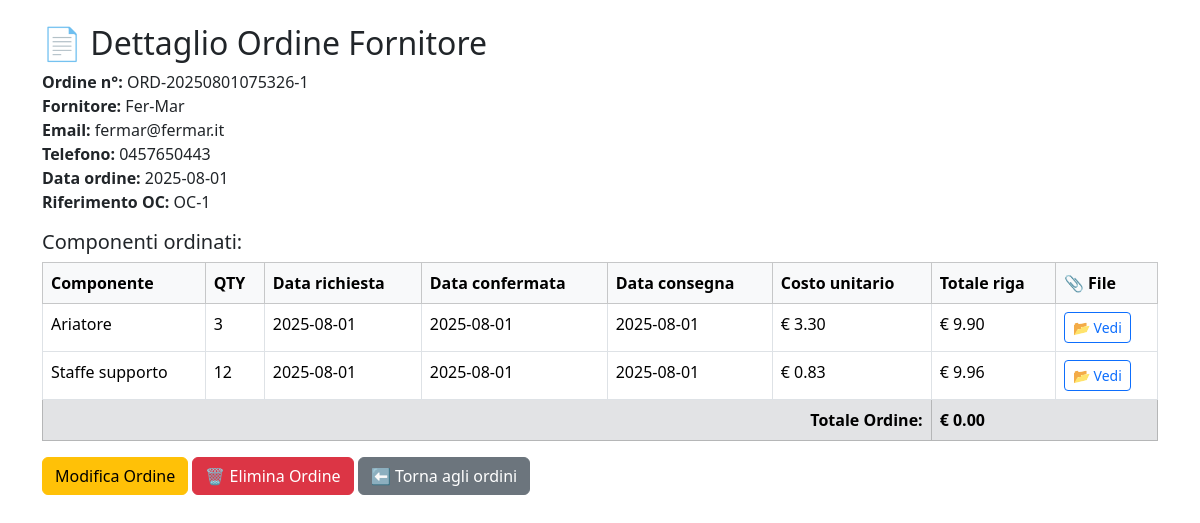
Screenshot of /ordine-fornitore/28 with the database file from the repository.
### tables this page shows
CREATE TABLE ordini_fornitore (
    id INTEGER PRIMARY KEY AUTOINCREMENT,
    numero_ordine TEXT NOT NULL,
    id_fornitore INTEGER NOT NULL,
    data_ordine TEXT NOT NULL,
    riferimento_oc TEXT,
    FOREIGN KEY (id_fornitore) REFERENCES fornitori(id)
);

CREATE TABLE fornitori (
                id INTEGER PRIMARY KEY AUTOINCREMENT,
                nome TEXT NOT NULL,
                email TEXT,
                telefono TEXT
            , indirizzo TEXT, piva TEXT, iban TEXT, lavorazioni TEXT);

CREATE TABLE righe_ordine_fornitore (
    id INTEGER PRIMARY KEY AUTOINCREMENT,
    id_ordine INTEGER NOT NULL,
    id_componente INTEGER NOT NULL,
    qty INTEGER NOT NULL,
    data_richiesta TEXT NOT NULL,
    data_confermata TEXT,
    data_consegna TEXT,
    FOREIGN KEY (id_ordine) REFERENCES ordini_fornitore(id),
    FOREIGN KEY (id_componente) REFERENCES componenti(id)
);

CREATE TABLE componenti (
                id INTEGER PRIMARY KEY AUTOINCREMENT,
                id_distinta INTEGER,
                macrozona TEXT,
                nome TEXT,
                codice TEXT,
                materiale TEXT,
                spessore TEXT,
                qty REAL,
                lavorazioni TEXT,
                costo REAL,
                tipo TEXT, file TEXT, -- Acquisto o Produzione
                FOREIGN KEY (id_distinta) REFERENCES distinte(id)
            );

### main_6.py (the view)
@app.route('/ordine-fornitore/<int:id_ordine>')
def dettaglio_ordine_fornitore(id_ordine):
    conn = sqlite3.connect(DB_NAME)
    c = conn.cursor()
    c.execute('''
        SELECT o.numero_ordine, f.nome, f.email, f.telefono, o.data_ordine, o.riferimento_oc, f.id
        FROM ordini_fornitore o
        JOIN fornitori f ON o.id_fornitore = f.id
        WHERE o.id = ?
    ''', (id_ordine,))
    ordine = c.fetchone()
    id_fornitore = ordine[6]  # serve per ottenere i prezzi corretti
    c.execute('''
        SELECT
            c.nome,
            r.qty,
            r.data_richiesta,
            r.data_confermata,
            r.data_consegna,
            c.file,
            COALESCE(pf.prezzo, 0) AS prezzo_unitario,
            COALESCE(pf.prezzo, 0) * r.qty AS costo_totale
        FROM righe_ordine_fornitore r
        JOIN componenti c ON r.id_componente = c.id
        LEFT JOIN prezzi_fornitori pf ON pf.id_componente = c.id AND pf.id_fornitore = ?
        WHERE r.id_ordine = ? AND r.qty > 0
    ''', (id_fornitore, id_ordine))
    righe = c.fetchall()
    totale_ordine = sum([r[7] for r in righe])
    conn.close()
    return render_template("dettaglio_ordine_fornitore.html",
                           ordine=ordine,
                           righe=righe,
                           id_ordine=id_ordine,
                           totale_ordine=totale_ordine)

### templates/dettaglio_ordine_fornitore.html (shortened to what this page needs)
<!DOCTYPE html>
<html lang="it">
<head>
    <link href="https://cdn.jsdelivr.net/npm/bootstrap@5.3.2/dist/css/bootstrap.min.css" rel="stylesheet">
</head>
<body>
<div class="container mt-4">
    <h2>📄 Dettaglio Ordine Fornitore</h2>
    <div class="mb-3">
        <strong>Ordine n°:</strong> {{ ordine[0] }}<br>
        <strong>Fornitore:</strong> {{ ordine[1] }}<br>
        <strong>Email:</strong> {{ ordine[2] }}<br>
        <strong>Telefono:</strong> {{ ordine[3] }}<br>
        <strong>Data ordine:</strong> {{ ordine[4] }}<br>
        <strong>Riferimento OC:</strong> {{ ordine[5] }}
    </div>
    <h5> Componenti ordinati:</h5>
    <table class="table table-bordered">
        <thead class="table-light">
            <tr>
                <th>Componente</th>
                <th>QTY</th>
                <th>Data richiesta</th>
                <th>Data confermata</th>
                <th>Data consegna</th>
                <th> Costo unitario</th>
                <th> Totale riga</th>
                <th>📎 File</th>
            </tr>
        </thead>
        <tbody>
            {% set totale_ordine = 0 %}
            {% for r in righe %}
            {% set totale_riga = (r[1] or 0) * (r[6] or 0) %}
            {% set totale_ordine = totale_ordine + totale_riga %}
            <tr>
                <td>{{ r[0] }}</td>
                <td>{{ r[1] }}</td>
                <td>{{ r[2] or '-' }}</td>
                <td>{{ r[3] or '-' }}</td>
                <td>{{ r[4] or '-' }}</td>
                <td>€ {{ "%.2f"|format(r[6] or 0) }}</td>
                <td>€ {{ "%.2f"|format(totale_riga) }}</td>
                <td>
                    {% if r[5] %}
                        <a href="{{ url_for('static', filename='uploads/' ~ r[5]) }}" target="_blank" class="btn btn-sm btn-outline-primary">📂 Vedi</a>
                    {% else %}
                        <span class="text-muted">-</span>
                    {% endif %}
                </td>
            </tr>
            {% endfor %}
        </tbody>
        <tfoot>
            <tr class="table-secondary fw-bold">
                <td colspan="6" class="text-end">Totale Ordine:</td>
                <td colspan="2">€ {{ "%.2f"|format(totale_ordine) }}</td>
            </tr>
        </tfoot>
    </table>
    <a href="{{ url_for('modifica_ordine_fornitore', id_ordine=id_ordine) }}" class="btn btn-warning"> Modifica Ordine</a>
    <form action="{{ url_for('elimina_ordine_fornitore', id_ordine=id_ordine) }}" method="POST" class="d-inline">
        <button type="submit" class="btn btn-danger" onclick="return confirm('Sei sicuro di voler eliminare questo ordine?')">🗑️ Elimina Ordine</button>
    </form>
    <a href="{{ url_for('elenco_ordini_fornitore') }}" class="btn btn-secondary">⬅ Torna agli ordini</a>
</div>
</body>
</html>

### rows the page displays
ordini_fornitore: numero_ordine "ORD-20250801075326-1", data_ordine "2025-08-01", riferimento_oc "OC-1"
fornitori: nome "Fer-Mar", email "fermar@fermar.it", telefono "0457650443"
righe_ordine_fornitore: nome "Ariatore", qty "3", data_richiesta "2025-08-01", data_confermata "2025-08-01", data_consegna "2025-08-01", r "3.30", totale_riga "9.90"
righe_ordine_fornitore: nome "Staffe supporto", qty "12", data_richiesta "2025-08-01", data_confermata "2025-08-01", data_consegna "2025-08-01", r "0.83", totale_riga "9.96"

### other values shown
{{ "%.2f"|format(totale_ordine) }} "0.00"
